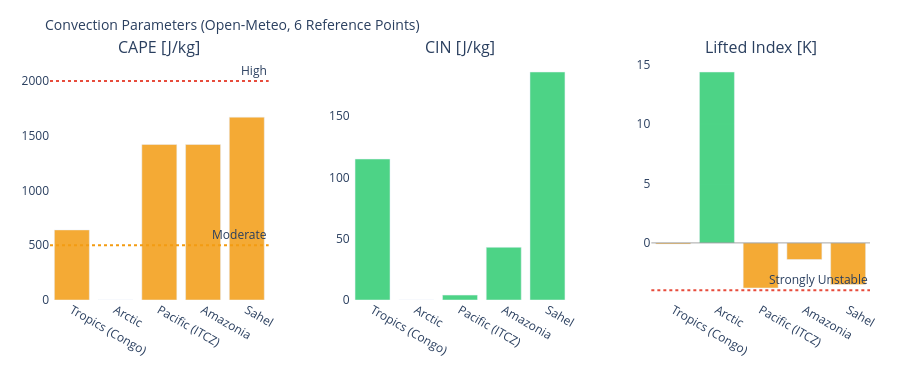

Here is the notebook cell this chart was saved with:
### Markdown cell above
---
## 3. Visualizations

### Code cell
# ============================================================
# CAPE / CIN / LIFTED INDEX – Convection potential
# ============================================================

if not df_atm.empty:
    fig = make_subplots(
        rows=1, cols=3,
        subplot_titles=['CAPE [J/kg]', 'CIN [J/kg]', 'Lifted Index [K]'],
        horizontal_spacing=0.1
    )
    pts = df_atm['point'].tolist()
    pt_colors = ['#E85D24','#185FA5','#888780','#378ADD','#639922','#F2A623']

    # CAPE – höher = mehr Gewitterpotential
    cape_vals = df_atm['cape'].fillna(0).tolist()
    cape_colors = ['#e74c3c' if v > 2000 else '#f39c12' if v > 500 else '#2ecc71'
                   for v in cape_vals]
    fig.add_trace(go.Bar(x=pts, y=cape_vals, marker_color=cape_colors,
                         opacity=0.85, showlegend=False), row=1, col=1)
    fig.add_hline(y=2000, line_dash='dot', line_color='#e74c3c',
                  annotation_text='High', row=1, col=1)
    fig.add_hline(y=500,  line_dash='dot', line_color='#f39c12',
                  annotation_text='Moderate', row=1, col=1)

    # CIN – negativer = stärker gedeckelt (weniger Auslöse)
    cin_vals = df_atm['cin'].fillna(0).tolist()
    cin_colors = ['#e74c3c' if v < -200 else '#f39c12' if v < -50 else '#2ecc71'
                  for v in cin_vals]
    fig.add_trace(go.Bar(x=pts, y=cin_vals, marker_color=cin_colors,
                         opacity=0.85, showlegend=False), row=1, col=2)

    # Lifted Index – negativ = instabil
    li_vals = df_atm['li'].fillna(0).tolist()
    li_colors = ['#e74c3c' if v < -4 else '#f39c12' if v < 0 else '#2ecc71'
                 for v in li_vals]
    fig.add_trace(go.Bar(x=pts, y=li_vals, marker_color=li_colors,
                         opacity=0.85, showlegend=False), row=1, col=3)
    fig.add_hline(y=0, line_color='gray', line_width=0.7, row=1, col=3)
    fig.add_hline(y=-4, line_dash='dot', line_color='#e74c3c',
                  annotation_text='Strongly Unstable', row=1, col=3)

    fig.update_layout(
        title=dict(text='Convection Parameters (Open-Meteo, 6 Reference Points)', font=dict(size=14)),
        height=380, plot_bgcolor='rgba(0,0,0,0)', paper_bgcolor='rgba(0,0,0,0)',
        margin=dict(l=50, r=30, t=60, b=80)
    )
    fig.update_xaxes(tickangle=30)
    fig.show()

### Figure 1 — Plotly figure (JSON) as saved in the notebook; plotly's stock layout.template omitted (floating-point values rounded to 4 significant figures)
{"data": [{"marker": {"color": ["#f39c12", "#2ecc71", "#f39c12", "#f39c12", "#f39c12"]}, "opacity": 0.85, "showlegend": false, "type": "bar", "x": ["Tropics (Congo)", "Arctic", "Pacific (ITCZ)", "Amazonia", "Sahel"], "xaxis": "x", "y": [640.0, 0.0, 1420.0, 1420.0, 1670.0], "yaxis": "y"}, {"marker": {"color": ["#2ecc71", "#2ecc71", "#2ecc71", "#2ecc71", "#2ecc71"]}, "opacity": 0.85, "showlegend": false, "type": "bar", "x": ["Tropics (Congo)", "Arctic", "Pacific (ITCZ)", "Amazonia", "Sahel"], "xaxis": "x2", "y": [115.0, 0.0, 4.0, 43.0, 186.0], "yaxis": "y2"}, {"marker": {"color": ["#f39c12", "#2ecc71", "#f39c12", "#f39c12", "#f39c12"]}, "opacity": 0.85, "showlegend": false, "type": "bar", "x": ["Tropics (Congo)", "Arctic", "Pacific (ITCZ)", "Amazonia", "Sahel"], "xaxis": "x3", "y": [-0.1, 14.4, -3.8, -1.4, -3.5], "yaxis": "y3"}], "layout": {"annotations": [{"font": {"size": 16}, "showarrow": false, "text": "CAPE [J/kg]", "x": 0.1333, "xanchor": "center", "xref": "paper", "y": 1.0, "yanchor": "bottom", "yref": "paper"}, {"font": {"size": 16}, "showarrow": false, "text": "CIN [J/kg]", "x": 0.5, "xanchor": "center", "xref": "paper", "y": 1.0, "yanchor": "bottom", "yref": "paper"}, {"font": {"size": 16}, "showarrow": false, "text": "Lifted Index [K]", "x": 0.8667, "xanchor": "center", "xref": "paper", "y": 1.0, "yanchor": "bottom", "yref": "paper"}, {"showarrow": false, "text": "High", "x": 1, "xanchor": "right", "xref": "x domain", "y": 2000, "yanchor": "bottom", "yref": "y"}, {"showarrow": false, "text": "Moderate", "x": 1, "xanchor": "right", "xref": "x domain", "y": 500, "yanchor": "bottom", "yref": "y"}, {"showarrow": false, "text": "Strongly Unstable", "x": 1, "xanchor": "right", "xref": "x3 domain", "y": -4, "yanchor": "bottom", "yref": "y3"}], "height": 380, "margin": {"b": 80, "l": 50, "r": 30, "t": 60}, "paper_bgcolor": "rgba(0,0,0,0)", "plot_bgcolor": "rgba(0,0,0,0)", "shapes": [{"line": {"color": "#e74c3c", "dash": "dot"}, "type": "line", "x0": 0, "x1": 1, "xref": "x domain", "y0": 2000, "y1": 2000, "yref": "y"}, {"line": {"color": "#f39c12", "dash": "dot"}, "type": "line", "x0": 0, "x1": 1, "xref": "x domain", "y0": 500, "y1": 500, "yref": "y"}, {"line": {"color": "gray", "width": 0.7}, "type": "line", "x0": 0, "x1": 1, "xref": "x3 domain", "y0": 0, "y1": 0, "yref": "y3"}, {"line": {"color": "#e74c3c", "dash": "dot"}, "type": "line", "x0": 0, "x1": 1, "xref": "x3 domain", "y0": -4, "y1": -4, "yref": "y3"}], "title": {"font": {"size": 14}, "text": "Convection Parameters (Open-Meteo, 6 Reference Points)"}, "xaxis": {"anchor": "y", "domain": [0.0, 0.2667], "tickangle": 30}, "xaxis2": {"anchor": "y2", "domain": [0.3667, 0.6333], "tickangle": 30}, "xaxis3": {"anchor": "y3", "domain": [0.7333, 1.0], "tickangle": 30}, "yaxis": {"anchor": "x", "domain": [0.0, 1.0]}, "yaxis2": {"anchor": "x2", "domain": [0.0, 1.0]}, "yaxis3": {"anchor": "x3", "domain": [0.0, 1.0]}}}
